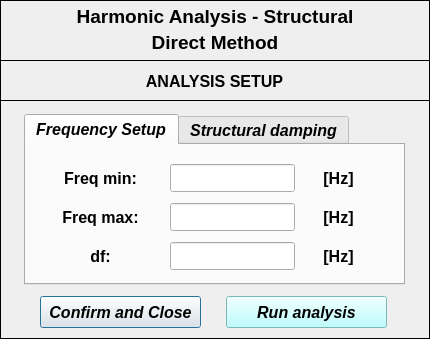
<?xml version="1.0" encoding="UTF-8"?>
<ui version="4.0">
 <class>Dialog</class>
 <widget class="QDialog" name="Dialog">
  <property name="windowModality">
   <enum>Qt::NonModal</enum>
  </property>
  <property name="geometry">
   <rect>
    <x>0</x>
    <y>0</y>
    <width>430</width>
    <height>339</height>
   </rect>
  </property>
  <property name="sizePolicy">
   <sizepolicy hsizetype="Fixed" vsizetype="Fixed">
    <horstretch>0</horstretch>
    <verstretch>0</verstretch>
   </sizepolicy>
  </property>
  <property name="minimumSize">
   <size>
    <width>430</width>
    <height>339</height>
   </size>
  </property>
  <property name="maximumSize">
   <size>
    <width>430</width>
    <height>339</height>
   </size>
  </property>
  <property name="contextMenuPolicy">
   <enum>Qt::DefaultContextMenu</enum>
  </property>
  <property name="windowTitle">
   <string>Harmonic analysis setup</string>
  </property>
  <property name="windowIcon">
   <iconset>
    <normaloff>../../../../../../Downloads/load - Copia.png</normaloff>../../../../../../Downloads/load - Copia.png</iconset>
  </property>
  <property name="whatsThis">
   <string/>
  </property>
  <widget class="QFrame" name="frame_3">
   <property name="geometry">
    <rect>
     <x>0</x>
     <y>0</y>
     <width>430</width>
     <height>61</height>
    </rect>
   </property>
   <property name="frameShape">
    <enum>QFrame::Box</enum>
   </property>
   <property name="frameShadow">
    <enum>QFrame::Plain</enum>
   </property>
   <property name="lineWidth">
    <number>1</number>
   </property>
   <widget class="QLabel" name="label_title">
    <property name="geometry">
     <rect>
      <x>36</x>
      <y>4</y>
      <width>358</width>
      <height>25</height>
     </rect>
    </property>
    <property name="font">
     <font>
      <family>Arial</family>
      <pointsize>14</pointsize>
      <weight>75</weight>
      <italic>false</italic>
      <bold>true</bold>
     </font>
    </property>
    <property name="text">
     <string>Harmonic Analysis - Structural</string>
    </property>
    <property name="textFormat">
     <enum>Qt::AutoText</enum>
    </property>
    <property name="alignment">
     <set>Qt::AlignCenter</set>
    </property>
   </widget>
   <widget class="QLabel" name="label_subtitle">
    <property name="geometry">
     <rect>
      <x>36</x>
      <y>30</y>
      <width>358</width>
      <height>25</height>
     </rect>
    </property>
    <property name="font">
     <font>
      <family>Arial</family>
      <pointsize>14</pointsize>
      <weight>75</weight>
      <italic>false</italic>
      <bold>true</bold>
     </font>
    </property>
    <property name="text">
     <string>Direct Method</string>
    </property>
    <property name="textFormat">
     <enum>Qt::AutoText</enum>
    </property>
    <property name="alignment">
     <set>Qt::AlignCenter</set>
    </property>
   </widget>
  </widget>
  <widget class="QFrame" name="frame_2">
   <property name="geometry">
    <rect>
     <x>0</x>
     <y>100</y>
     <width>430</width>
     <height>239</height>
    </rect>
   </property>
   <property name="minimumSize">
    <size>
     <width>430</width>
     <height>239</height>
    </size>
   </property>
   <property name="maximumSize">
    <size>
     <width>430</width>
     <height>239</height>
    </size>
   </property>
   <property name="frameShape">
    <enum>QFrame::Box</enum>
   </property>
   <property name="frameShadow">
    <enum>QFrame::Plain</enum>
   </property>
   <widget class="QTabWidget" name="tabWidget">
    <property name="geometry">
     <rect>
      <x>24</x>
      <y>14</y>
      <width>381</width>
      <height>171</height>
     </rect>
    </property>
    <property name="font">
     <font>
      <family>Arial</family>
      <pointsize>12</pointsize>
      <weight>75</weight>
      <italic>true</italic>
      <bold>true</bold>
     </font>
    </property>
    <property name="currentIndex">
     <number>0</number>
    </property>
    <widget class="QWidget" name="tab_2">
     <attribute name="title">
      <string>Frequency Setup</string>
     </attribute>
     <widget class="QWidget" name="verticalLayoutWidget_16">
      <property name="geometry">
       <rect>
        <x>24</x>
        <y>18</y>
        <width>101</width>
        <height>108</height>
       </rect>
      </property>
      <layout class="QVBoxLayout" name="verticalLayout_16">
       <property name="spacing">
        <number>10</number>
       </property>
       <item>
        <widget class="QLabel" name="label_22">
         <property name="minimumSize">
          <size>
           <width>0</width>
           <height>28</height>
          </size>
         </property>
         <property name="maximumSize">
          <size>
           <width>16777215</width>
           <height>28</height>
          </size>
         </property>
         <property name="font">
          <font>
           <italic>false</italic>
          </font>
         </property>
         <property name="text">
          <string>Freq min:</string>
         </property>
         <property name="alignment">
          <set>Qt::AlignCenter</set>
         </property>
        </widget>
       </item>
       <item>
        <widget class="QLabel" name="label_23">
         <property name="minimumSize">
          <size>
           <width>0</width>
           <height>28</height>
          </size>
         </property>
         <property name="maximumSize">
          <size>
           <width>16777215</width>
           <height>28</height>
          </size>
         </property>
         <property name="font">
          <font>
           <italic>false</italic>
          </font>
         </property>
         <property name="text">
          <string>Freq max:</string>
         </property>
         <property name="alignment">
          <set>Qt::AlignCenter</set>
         </property>
        </widget>
       </item>
       <item>
        <widget class="QLabel" name="label_21">
         <property name="minimumSize">
          <size>
           <width>0</width>
           <height>28</height>
          </size>
         </property>
         <property name="maximumSize">
          <size>
           <width>16777215</width>
           <height>28</height>
          </size>
         </property>
         <property name="font">
          <font>
           <italic>false</italic>
          </font>
         </property>
         <property name="text">
          <string>df:</string>
         </property>
         <property name="alignment">
          <set>Qt::AlignCenter</set>
         </property>
        </widget>
       </item>
      </layout>
     </widget>
     <widget class="QWidget" name="verticalLayoutWidget_17">
      <property name="geometry">
       <rect>
        <x>144</x>
        <y>18</y>
        <width>125</width>
        <height>108</height>
       </rect>
      </property>
      <layout class="QVBoxLayout" name="verticalLayout_17">
       <property name="spacing">
        <number>10</number>
       </property>
       <item>
        <widget class="QLineEdit" name="lineEdit_min">
         <property name="minimumSize">
          <size>
           <width>0</width>
           <height>28</height>
          </size>
         </property>
         <property name="maximumSize">
          <size>
           <width>16777215</width>
           <height>28</height>
          </size>
         </property>
         <property name="font">
          <font>
           <family>Arial</family>
           <pointsize>11</pointsize>
           <weight>75</weight>
           <italic>true</italic>
           <bold>true</bold>
          </font>
         </property>
         <property name="styleSheet">
          <string notr="true">color: rgb(0, 0, 255);</string>
         </property>
         <property name="alignment">
          <set>Qt::AlignCenter</set>
         </property>
        </widget>
       </item>
       <item>
        <widget class="QLineEdit" name="lineEdit_max">
         <property name="minimumSize">
          <size>
           <width>0</width>
           <height>28</height>
          </size>
         </property>
         <property name="maximumSize">
          <size>
           <width>16777215</width>
           <height>28</height>
          </size>
         </property>
         <property name="font">
          <font>
           <family>Arial</family>
           <pointsize>11</pointsize>
           <weight>75</weight>
           <italic>true</italic>
           <bold>true</bold>
          </font>
         </property>
         <property name="styleSheet">
          <string notr="true">color: rgb(0, 0, 255);</string>
         </property>
         <property name="alignment">
          <set>Qt::AlignCenter</set>
         </property>
        </widget>
       </item>
       <item>
        <widget class="QLineEdit" name="lineEdit_step">
         <property name="minimumSize">
          <size>
           <width>0</width>
           <height>28</height>
          </size>
         </property>
         <property name="maximumSize">
          <size>
           <width>16777215</width>
           <height>28</height>
          </size>
         </property>
         <property name="font">
          <font>
           <family>Arial</family>
           <pointsize>11</pointsize>
           <weight>75</weight>
           <italic>true</italic>
           <bold>true</bold>
          </font>
         </property>
         <property name="styleSheet">
          <string notr="true">color: rgb(0, 0, 255);</string>
         </property>
         <property name="alignment">
          <set>Qt::AlignCenter</set>
         </property>
        </widget>
       </item>
      </layout>
     </widget>
     <widget class="QWidget" name="verticalLayoutWidget_18">
      <property name="geometry">
       <rect>
        <x>282</x>
        <y>18</y>
        <width>61</width>
        <height>108</height>
       </rect>
      </property>
      <layout class="QVBoxLayout" name="verticalLayout_18">
       <property name="spacing">
        <number>10</number>
       </property>
       <item>
        <widget class="QLabel" name="label_24">
         <property name="minimumSize">
          <size>
           <width>0</width>
           <height>28</height>
          </size>
         </property>
         <property name="maximumSize">
          <size>
           <width>16777215</width>
           <height>28</height>
          </size>
         </property>
         <property name="font">
          <font>
           <italic>false</italic>
          </font>
         </property>
         <property name="text">
          <string>[Hz]</string>
         </property>
         <property name="alignment">
          <set>Qt::AlignCenter</set>
         </property>
        </widget>
       </item>
       <item>
        <widget class="QLabel" name="label_25">
         <property name="minimumSize">
          <size>
           <width>0</width>
           <height>28</height>
          </size>
         </property>
         <property name="maximumSize">
          <size>
           <width>16777215</width>
           <height>28</height>
          </size>
         </property>
         <property name="font">
          <font>
           <italic>false</italic>
          </font>
         </property>
         <property name="text">
          <string>[Hz]</string>
         </property>
         <property name="alignment">
          <set>Qt::AlignCenter</set>
         </property>
        </widget>
       </item>
       <item>
        <widget class="QLabel" name="label_26">
         <property name="minimumSize">
          <size>
           <width>0</width>
           <height>28</height>
          </size>
         </property>
         <property name="maximumSize">
          <size>
           <width>16777215</width>
           <height>28</height>
          </size>
         </property>
         <property name="font">
          <font>
           <italic>false</italic>
          </font>
         </property>
         <property name="text">
          <string>[Hz]</string>
         </property>
         <property name="alignment">
          <set>Qt::AlignCenter</set>
         </property>
        </widget>
       </item>
      </layout>
     </widget>
    </widget>
    <widget class="QWidget" name="widget">
     <attribute name="title">
      <string>Structural damping</string>
     </attribute>
     <widget class="QWidget" name="verticalLayoutWidget_5">
      <property name="geometry">
       <rect>
        <x>28</x>
        <y>6</y>
        <width>101</width>
        <height>61</height>
       </rect>
      </property>
      <layout class="QVBoxLayout" name="verticalLayout_5">
       <item>
        <widget class="QLabel" name="label_8">
         <property name="font">
          <font>
           <pointsize>11</pointsize>
           <weight>75</weight>
           <italic>false</italic>
           <bold>true</bold>
          </font>
         </property>
         <property name="text">
          <string>Proportional
viscous</string>
         </property>
         <property name="alignment">
          <set>Qt::AlignCenter</set>
         </property>
        </widget>
       </item>
      </layout>
     </widget>
     <widget class="QWidget" name="verticalLayoutWidget_6">
      <property name="geometry">
       <rect>
        <x>28</x>
        <y>74</y>
        <width>101</width>
        <height>61</height>
       </rect>
      </property>
      <layout class="QVBoxLayout" name="verticalLayout_6">
       <item>
        <widget class="QLabel" name="label_9">
         <property name="font">
          <font>
           <pointsize>11</pointsize>
           <weight>75</weight>
           <italic>false</italic>
           <bold>true</bold>
          </font>
         </property>
         <property name="text">
          <string>Proportional
hysteretic</string>
         </property>
         <property name="alignment">
          <set>Qt::AlignCenter</set>
         </property>
        </widget>
       </item>
      </layout>
     </widget>
     <widget class="QWidget" name="verticalLayoutWidget_7">
      <property name="geometry">
       <rect>
        <x>128</x>
        <y>6</y>
        <width>52</width>
        <height>60</height>
       </rect>
      </property>
      <layout class="QVBoxLayout" name="verticalLayout_7">
       <item>
        <widget class="QLabel" name="label_10">
         <property name="minimumSize">
          <size>
           <width>50</width>
           <height>26</height>
          </size>
         </property>
         <property name="maximumSize">
          <size>
           <width>50</width>
           <height>26</height>
          </size>
         </property>
         <property name="font">
          <font>
           <family>Arial</family>
           <pointsize>11</pointsize>
           <weight>75</weight>
           <italic>false</italic>
           <bold>true</bold>
          </font>
         </property>
         <property name="text">
          <string>&lt;html&gt;&lt;head/&gt;&lt;body&gt;&lt;p align=&quot;center&quot;&gt;&lt;span style=&quot; font-size:10pt;&quot;&gt;α&lt;/span&gt;&lt;span style=&quot; font-size:10pt; vertical-align:sub;&quot;&gt;v&lt;/span&gt;&lt;span style=&quot; font-size:10pt;&quot;&gt;:&lt;/span&gt;&lt;/p&gt;&lt;/body&gt;&lt;/html&gt;</string>
         </property>
         <property name="alignment">
          <set>Qt::AlignCenter</set>
         </property>
        </widget>
       </item>
       <item>
        <widget class="QLabel" name="label_11">
         <property name="minimumSize">
          <size>
           <width>50</width>
           <height>26</height>
          </size>
         </property>
         <property name="maximumSize">
          <size>
           <width>50</width>
           <height>26</height>
          </size>
         </property>
         <property name="font">
          <font>
           <family>Arial</family>
           <pointsize>11</pointsize>
           <weight>75</weight>
           <italic>false</italic>
           <bold>true</bold>
          </font>
         </property>
         <property name="text">
          <string>&lt;html&gt;&lt;head/&gt;&lt;body&gt;&lt;p align=&quot;center&quot;&gt;&lt;span style=&quot; font-size:10pt;&quot;&gt;β&lt;/span&gt;&lt;span style=&quot; font-size:10pt; vertical-align:sub;&quot;&gt;v&lt;/span&gt;&lt;span style=&quot; font-size:10pt;&quot;&gt;:&lt;/span&gt;&lt;/p&gt;&lt;/body&gt;&lt;/html&gt;</string>
         </property>
         <property name="alignment">
          <set>Qt::AlignCenter</set>
         </property>
        </widget>
       </item>
      </layout>
     </widget>
     <widget class="QWidget" name="verticalLayoutWidget_8">
      <property name="geometry">
       <rect>
        <x>128</x>
        <y>74</y>
        <width>52</width>
        <height>60</height>
       </rect>
      </property>
      <layout class="QVBoxLayout" name="verticalLayout_8">
       <item>
        <widget class="QLabel" name="label_13">
         <property name="minimumSize">
          <size>
           <width>50</width>
           <height>26</height>
          </size>
         </property>
         <property name="maximumSize">
          <size>
           <width>50</width>
           <height>26</height>
          </size>
         </property>
         <property name="font">
          <font>
           <family>Arial</family>
           <pointsize>11</pointsize>
           <weight>75</weight>
           <italic>false</italic>
           <bold>true</bold>
          </font>
         </property>
         <property name="text">
          <string>&lt;html&gt;&lt;head/&gt;&lt;body&gt;&lt;p align=&quot;center&quot;&gt;&lt;span style=&quot; font-size:10pt;&quot;&gt;α&lt;/span&gt;&lt;span style=&quot; font-size:10pt; vertical-align:sub;&quot;&gt;h&lt;/span&gt;&lt;span style=&quot; font-size:10pt;&quot;&gt;:&lt;/span&gt;&lt;/p&gt;&lt;/body&gt;&lt;/html&gt;</string>
         </property>
         <property name="alignment">
          <set>Qt::AlignCenter</set>
         </property>
        </widget>
       </item>
       <item>
        <widget class="QLabel" name="label_12">
         <property name="minimumSize">
          <size>
           <width>50</width>
           <height>26</height>
          </size>
         </property>
         <property name="maximumSize">
          <size>
           <width>50</width>
           <height>26</height>
          </size>
         </property>
         <property name="font">
          <font>
           <family>Arial</family>
           <pointsize>11</pointsize>
           <weight>75</weight>
           <italic>false</italic>
           <bold>true</bold>
          </font>
         </property>
         <property name="text">
          <string>&lt;html&gt;&lt;head/&gt;&lt;body&gt;&lt;p align=&quot;center&quot;&gt;&lt;span style=&quot; font-size:10pt;&quot;&gt;β&lt;/span&gt;&lt;span style=&quot; font-size:10pt; vertical-align:sub;&quot;&gt;h&lt;/span&gt;&lt;span style=&quot; font-size:10pt;&quot;&gt;:&lt;/span&gt;&lt;/p&gt;&lt;/body&gt;&lt;/html&gt;</string>
         </property>
         <property name="alignment">
          <set>Qt::AlignCenter</set>
         </property>
        </widget>
       </item>
      </layout>
     </widget>
     <widget class="QWidget" name="verticalLayoutWidget_9">
      <property name="geometry">
       <rect>
        <x>188</x>
        <y>6</y>
        <width>101</width>
        <height>61</height>
       </rect>
      </property>
      <layout class="QVBoxLayout" name="verticalLayout_9">
       <property name="spacing">
        <number>3</number>
       </property>
       <item>
        <widget class="QLineEdit" name="lineEdit_av">
         <property name="minimumSize">
          <size>
           <width>0</width>
           <height>26</height>
          </size>
         </property>
         <property name="maximumSize">
          <size>
           <width>16777215</width>
           <height>26</height>
          </size>
         </property>
         <property name="font">
          <font>
           <family>Arial</family>
           <pointsize>11</pointsize>
           <weight>75</weight>
           <italic>true</italic>
           <bold>true</bold>
          </font>
         </property>
         <property name="styleSheet">
          <string notr="true">color: rgb(0, 0, 255);</string>
         </property>
         <property name="alignment">
          <set>Qt::AlignCenter</set>
         </property>
        </widget>
       </item>
       <item>
        <widget class="QLineEdit" name="lineEdit_bv">
         <property name="minimumSize">
          <size>
           <width>0</width>
           <height>26</height>
          </size>
         </property>
         <property name="maximumSize">
          <size>
           <width>16777215</width>
           <height>26</height>
          </size>
         </property>
         <property name="font">
          <font>
           <family>Arial</family>
           <pointsize>11</pointsize>
           <weight>75</weight>
           <italic>true</italic>
           <bold>true</bold>
          </font>
         </property>
         <property name="styleSheet">
          <string notr="true">color: rgb(0, 0, 255);</string>
         </property>
         <property name="alignment">
          <set>Qt::AlignCenter</set>
         </property>
        </widget>
       </item>
      </layout>
     </widget>
     <widget class="QWidget" name="verticalLayoutWidget_10">
      <property name="geometry">
       <rect>
        <x>292</x>
        <y>4</y>
        <width>61</width>
        <height>63</height>
       </rect>
      </property>
      <layout class="QVBoxLayout" name="verticalLayout_10">
       <item>
        <widget class="QLabel" name="label_15">
         <property name="minimumSize">
          <size>
           <width>0</width>
           <height>26</height>
          </size>
         </property>
         <property name="maximumSize">
          <size>
           <width>16777215</width>
           <height>26</height>
          </size>
         </property>
         <property name="font">
          <font>
           <family>Arial</family>
           <pointsize>11</pointsize>
           <weight>75</weight>
           <italic>false</italic>
           <bold>true</bold>
          </font>
         </property>
         <property name="text">
          <string>[1/s]</string>
         </property>
         <property name="alignment">
          <set>Qt::AlignCenter</set>
         </property>
        </widget>
       </item>
       <item>
        <widget class="QLabel" name="label_14">
         <property name="minimumSize">
          <size>
           <width>0</width>
           <height>26</height>
          </size>
         </property>
         <property name="maximumSize">
          <size>
           <width>16777215</width>
           <height>26</height>
          </size>
         </property>
         <property name="font">
          <font>
           <family>Arial</family>
           <pointsize>11</pointsize>
           <weight>75</weight>
           <italic>false</italic>
           <bold>true</bold>
          </font>
         </property>
         <property name="text">
          <string>[s]</string>
         </property>
         <property name="alignment">
          <set>Qt::AlignCenter</set>
         </property>
        </widget>
       </item>
      </layout>
     </widget>
     <widget class="QWidget" name="verticalLayoutWidget_11">
      <property name="geometry">
       <rect>
        <x>292</x>
        <y>74</y>
        <width>61</width>
        <height>60</height>
       </rect>
      </property>
      <layout class="QVBoxLayout" name="verticalLayout_11">
       <item>
        <widget class="QLabel" name="label_16">
         <property name="minimumSize">
          <size>
           <width>0</width>
           <height>26</height>
          </size>
         </property>
         <property name="maximumSize">
          <size>
           <width>16777215</width>
           <height>26</height>
          </size>
         </property>
         <property name="font">
          <font>
           <family>Arial</family>
           <pointsize>11</pointsize>
           <weight>75</weight>
           <italic>false</italic>
           <bold>true</bold>
          </font>
         </property>
         <property name="text">
          <string>[1/s²]</string>
         </property>
         <property name="alignment">
          <set>Qt::AlignCenter</set>
         </property>
        </widget>
       </item>
       <item>
        <widget class="QLabel" name="label_17">
         <property name="minimumSize">
          <size>
           <width>0</width>
           <height>26</height>
          </size>
         </property>
         <property name="maximumSize">
          <size>
           <width>16777215</width>
           <height>26</height>
          </size>
         </property>
         <property name="font">
          <font>
           <family>Arial</family>
           <pointsize>11</pointsize>
           <weight>75</weight>
           <italic>false</italic>
           <bold>true</bold>
          </font>
         </property>
         <property name="text">
          <string>[-]</string>
         </property>
         <property name="alignment">
          <set>Qt::AlignCenter</set>
         </property>
        </widget>
       </item>
      </layout>
     </widget>
     <widget class="QWidget" name="verticalLayoutWidget_12">
      <property name="geometry">
       <rect>
        <x>188</x>
        <y>74</y>
        <width>101</width>
        <height>61</height>
       </rect>
      </property>
      <layout class="QVBoxLayout" name="verticalLayout_12">
       <property name="spacing">
        <number>3</number>
       </property>
       <item>
        <widget class="QLineEdit" name="lineEdit_ah">
         <property name="minimumSize">
          <size>
           <width>0</width>
           <height>26</height>
          </size>
         </property>
         <property name="maximumSize">
          <size>
           <width>16777215</width>
           <height>26</height>
          </size>
         </property>
         <property name="font">
          <font>
           <family>Arial</family>
           <pointsize>11</pointsize>
           <weight>75</weight>
           <italic>true</italic>
           <bold>true</bold>
          </font>
         </property>
         <property name="styleSheet">
          <string notr="true">color: rgb(0, 0, 255);</string>
         </property>
         <property name="alignment">
          <set>Qt::AlignCenter</set>
         </property>
        </widget>
       </item>
       <item>
        <widget class="QLineEdit" name="lineEdit_bh">
         <property name="minimumSize">
          <size>
           <width>0</width>
           <height>26</height>
          </size>
         </property>
         <property name="maximumSize">
          <size>
           <width>16777215</width>
           <height>26</height>
          </size>
         </property>
         <property name="font">
          <font>
           <family>Arial</family>
           <pointsize>11</pointsize>
           <weight>75</weight>
           <italic>true</italic>
           <bold>true</bold>
          </font>
         </property>
         <property name="styleSheet">
          <string notr="true">color: rgb(0, 0, 255);</string>
         </property>
         <property name="alignment">
          <set>Qt::AlignCenter</set>
         </property>
        </widget>
       </item>
      </layout>
     </widget>
    </widget>
   </widget>
   <widget class="QPushButton" name="pushButton_confirm_close">
    <property name="geometry">
     <rect>
      <x>40</x>
      <y>196</y>
      <width>161</width>
      <height>32</height>
     </rect>
    </property>
    <property name="font">
     <font>
      <family>Arial</family>
      <pointsize>12</pointsize>
      <weight>75</weight>
      <italic>true</italic>
      <bold>true</bold>
     </font>
    </property>
    <property name="text">
     <string>Confirm and Close</string>
    </property>
   </widget>
   <widget class="QPushButton" name="pushButton_confirm_run_analysis">
    <property name="geometry">
     <rect>
      <x>226</x>
      <y>196</y>
      <width>161</width>
      <height>32</height>
     </rect>
    </property>
    <property name="font">
     <font>
      <family>Arial</family>
      <pointsize>12</pointsize>
      <weight>75</weight>
      <italic>true</italic>
      <bold>true</bold>
     </font>
    </property>
    <property name="styleSheet">
     <string notr="true">background-color: rgb(170, 255, 255);</string>
    </property>
    <property name="text">
     <string>Run analysis</string>
    </property>
   </widget>
  </widget>
  <widget class="QFrame" name="frame">
   <property name="geometry">
    <rect>
     <x>0</x>
     <y>60</y>
     <width>430</width>
     <height>41</height>
    </rect>
   </property>
   <property name="frameShape">
    <enum>QFrame::Box</enum>
   </property>
   <property name="frameShadow">
    <enum>QFrame::Plain</enum>
   </property>
   <property name="lineWidth">
    <number>1</number>
   </property>
   <widget class="QLabel" name="label">
    <property name="geometry">
     <rect>
      <x>24</x>
      <y>8</y>
      <width>381</width>
      <height>27</height>
     </rect>
    </property>
    <property name="font">
     <font>
      <family>Arial</family>
      <pointsize>12</pointsize>
      <weight>75</weight>
      <italic>false</italic>
      <bold>true</bold>
     </font>
    </property>
    <property name="text">
     <string>ANALYSIS SETUP</string>
    </property>
    <property name="textFormat">
     <enum>Qt::AutoText</enum>
    </property>
    <property name="alignment">
     <set>Qt::AlignCenter</set>
    </property>
   </widget>
  </widget>
 </widget>
 <resources/>
 <connections/>
</ui>
